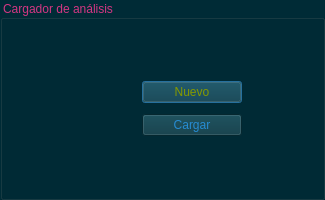
<?xml version="1.0" encoding="UTF-8"?>
<ui version="4.0">
 <class>Dialog</class>
 <widget class="QDialog" name="Dialog">
  <property name="windowModality">
   <enum>Qt::WindowModal</enum>
  </property>
  <property name="enabled">
   <bool>true</bool>
  </property>
  <property name="geometry">
   <rect>
    <x>0</x>
    <y>0</y>
    <width>325</width>
    <height>200</height>
   </rect>
  </property>
  <property name="minimumSize">
   <size>
    <width>325</width>
    <height>200</height>
   </size>
  </property>
  <property name="maximumSize">
   <size>
    <width>325</width>
    <height>200</height>
   </size>
  </property>
  <property name="cursor">
   <cursorShape>PointingHandCursor</cursorShape>
  </property>
  <property name="windowTitle">
   <string>MXTRIX Designer</string>
  </property>
  <property name="windowOpacity">
   <double>1.000000000000000</double>
  </property>
  <property name="sizeGripEnabled">
   <bool>false</bool>
  </property>
  <property name="modal">
   <bool>true</bool>
  </property>
  <widget class="QGroupBox" name="groupBox">
   <property name="enabled">
    <bool>true</bool>
   </property>
   <property name="geometry">
    <rect>
     <x>0</x>
     <y>0</y>
     <width>325</width>
     <height>200</height>
    </rect>
   </property>
   <property name="maximumSize">
    <size>
     <width>325</width>
     <height>200</height>
    </size>
   </property>
   <property name="cursor">
    <cursorShape>PointingHandCursor</cursorShape>
   </property>
   <property name="mouseTracking">
    <bool>true</bool>
   </property>
   <property name="autoFillBackground">
    <bool>false</bool>
   </property>
   <property name="styleSheet">
    <string notr="true">background-color: rgb(0, 43, 54);
color: rgb(211, 54, 130);



</string>
   </property>
   <property name="title">
    <string>Cargador de análisis</string>
   </property>
   <property name="flat">
    <bool>true</bool>
   </property>
   <layout class="QHBoxLayout">
    <property name="spacing">
     <number>10</number>
    </property>
    <property name="sizeConstraint">
     <enum>QLayout::SetDefaultConstraint</enum>
    </property>
    <property name="leftMargin">
     <number>50</number>
    </property>
    <property name="topMargin">
     <number>50</number>
    </property>
    <property name="rightMargin">
     <number>50</number>
    </property>
    <property name="bottomMargin">
     <number>50</number>
    </property>
    <item>
     <layout class="QVBoxLayout" name="verticalLayout">
      <property name="spacing">
       <number>0</number>
      </property>
      <property name="sizeConstraint">
       <enum>QLayout::SetDefaultConstraint</enum>
      </property>
      <property name="leftMargin">
       <number>60</number>
      </property>
      <item>
       <widget class="QPushButton" name="pushButton_2">
        <property name="maximumSize">
         <size>
          <width>100</width>
          <height>16777215</height>
         </size>
        </property>
        <property name="focusPolicy">
         <enum>Qt::StrongFocus</enum>
        </property>
        <property name="styleSheet">
         <string notr="true">background-color: rgb(7, 54, 66);
color: rgb(133, 153, 0);
font: 75 9pt &quot;MS Shell Dlg 2&quot;;
</string>
        </property>
        <property name="text">
         <string>Nuevo</string>
        </property>
        <property name="icon">
         <iconset>
          <normaloff>../../Users/ANAYA/Downloads/_ionicons_svg_md-create.svg</normaloff>../../Users/ANAYA/Downloads/_ionicons_svg_md-create.svg</iconset>
        </property>
       </widget>
      </item>
      <item>
       <widget class="QPushButton" name="pushButton">
        <property name="maximumSize">
         <size>
          <width>100</width>
          <height>16777215</height>
         </size>
        </property>
        <property name="styleSheet">
         <string notr="true">background-color: rgb(7, 54, 66);
color: rgb(38, 139, 210);
font: 75 9pt &quot;MS Shell Dlg 2&quot;;</string>
        </property>
        <property name="text">
         <string>Cargar</string>
        </property>
        <property name="icon">
         <iconset>
          <normaloff>../../Users/ANAYA/Downloads/_ionicons_svg_md-folder-open.svg</normaloff>../../Users/ANAYA/Downloads/_ionicons_svg_md-folder-open.svg</iconset>
        </property>
       </widget>
      </item>
     </layout>
    </item>
   </layout>
  </widget>
 </widget>
 <resources>
  <include location="dialog1.qrc"/>
 </resources>
 <connections/>
</ui>
